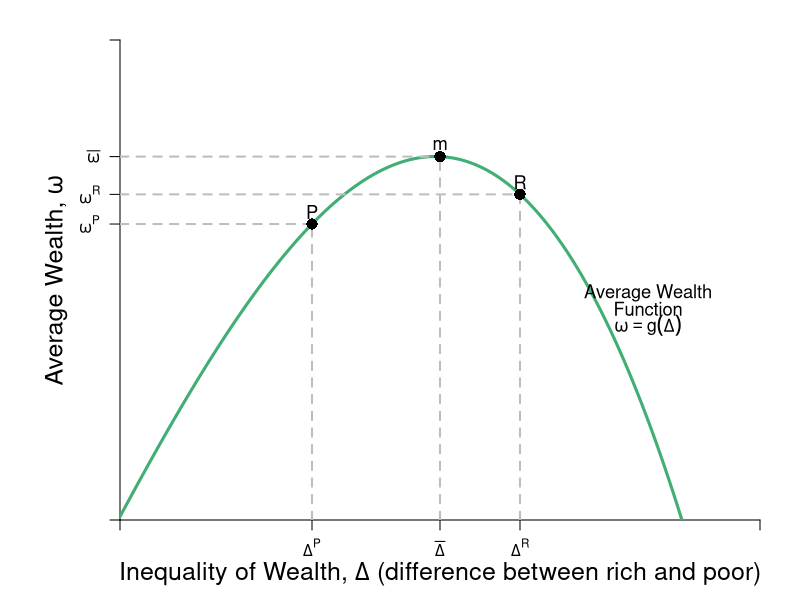

Write R code to recreate this figure.
#Graph Designer: Simon Halliday & Riley Boeth '17
#Authors: Bowles, Foley and Halliday
#Title: Coordination, Conflict and Competition: A Text in Microeconomics

library(shape)
pdf(file = "risk/risks_inequality_feasible.pdf", width = 10, height = 8)


#Set parameters for graphics
axislabelsize <- 1.5
labelsize <- 1.1
graphlinewidth <- 3
segmentlinewidth <- 2

COL <- c("#7fc97f", "#beaed4", "#fdc086", "#ffff99", "#386cb0", "#f0027f", "#bf5b17", "#666666")
COLA <- c("#e0f3db", "#99d8c9","#66c2a4","#41ae76", "#238b45", "#005824")
COLB <- c("#c6dbef", "#4eb3d3", "#2b8cbe", "#0868ac","#084081")
COLC <- c("#fcfbfd", "#efedf5", "#dadaeb", "#bcbddc", "#9e9ac8", "#807dba", "#6a51a3", "#54278f", "#3f007d")

#Edited the margins to cater for the larger LHS labels
par(mar =  c(4, 6, 2, 2))

#Indifference curves of a risk-averse homo economicus (2nd graph out of the two for 4.7)

indiffA <- function(x, ua=2) {
  ua + (1/12)*(x)^2
}

#Average wealth function 

avgwealth <- function(x,y){
  (1.08)*((-1/35)*(((-((.9)*x-36))^2))+36.8+((-1/10)*(x-4)+(-1/1000)*((x-3)^3)))
}

#Add limits on axes and levels of utility for each indifference curve
ylims <- c(0, 30)
xlims <- c(0, 40)

npts <- 501 
x <- seq(xlims[1], xlims[2], length.out = npts)
y <- seq(ylims[1], ylims[2], length.out = npts) 

plot(0, 0, xlim = xlims, ylim = ylims, type = "n",
     xlab = expression(paste("")),
     ylab = expression(paste("")), 
     xaxt = "n", 
     yaxt = "n", 
     cex.lab = axislabelsize, 
     bty = "n", 
     xaxs="i", 
     yaxs="i"
)

#x and y limits with plain axes without ticks/numbers to match previous graph

#ticksx <- seq(from = 0, to = xlims[2]+1, by = 4)
#xlabels <- seq(from = 0, to = xlims[2], by = 1)
ticksx <- c(xlims[1], 12, 20, 25, xlims[2])
xlabels <- c(NA, expression(paste(Delta^P)), expression(paste(bar(Delta) )), expression(paste(Delta^R)), NA)
#ticksy <- seq(from = 0, to = ylims[2]+1, by = 4)
#ylabels <- seq(from = 0, to = ylims[2], by = 1)
ticksy <- c(ylims[1], avgwealth(12), avgwealth(20), avgwealth(25), ylims[2])
ylabels <- c(NA, expression(paste(omega^P)), expression(paste(bar(omega) )), expression(paste(omega^R)), NA)
#text(-1, avgwealth(8)+7, expression(paste(omega, ""[R],"'")), xpd = TRUE, cex = labelsize)
#text(-1, avgwealth(8), expression(paste(omega, ""[e],"'")),  xpd = TRUE, cex = labelsize)
#text(-1, avgwealth(8)-7, expression(paste(omega, ""[P],"'")),  xpd = TRUE, cex = labelsize)


#text(8, -.9, expression(paste(Delta, ""[e],"`")),  xpd = TRUE,  cex = labelsize)
#text(12, -.9, expression(paste(Delta, ""[rawls])), xpd = TRUE, cex = labelsize)
#text(15, -.9, expression(paste(Delta, ""[e])),  xpd = TRUE,  cex = labelsize)
#text(20, -.9, expression(paste(Delta,""[max])),  xpd = TRUE,  cex = labelsize)
#text(25, -.9, expression(paste(Delta, ""[Wealthiest], " "[Rich])),  xpd = TRUE,  cex = labelsize)




axis(1,at = ticksx,  pos = 0, labels = xlabels)
axis(2,at = ticksy,  pos = 0, labels = ylabels, las = 1)

npts <- 500 
xx1 <- seq(xlims[1], xlims[2], length.out = npts)
xx2 <- seq(0, xlims[2], length.out = npts)
xx3 <- seq(xlims[1], 0, length.out = npts)
xx4 <- seq(-11, 0, length.out = npts)


# lines(xx1, indiffA(xx1, ua = 2), col = COLB[4], lwd = graphlinewidth)
# lines(xx1, indiffA(xx1, ua = 8.2), col = COLB[4], lwd = graphlinewidth)
# lines(xx1, indiffA(xx1, ua = 14.4), col = COLB[4], lwd = graphlinewidth)
lines(xx1, avgwealth(xx1), col = COLA[4], lwd = graphlinewidth)


#Axis labels and draw linear utility function
mtext(expression(paste("Inequality of Wealth, ", Delta , " (difference between rich and poor)")), side = 1, line = 2.5, cex = axislabelsize)
text(-4, 0.5*ylims[2], expression(paste("Average Wealth, ",omega)), xpd = TRUE, cex = axislabelsize, srt = 90) 

#Label various points on line

segments(0, avgwealth(25), 25, avgwealth(25), lty = 2, col = "gray", lwd = segmentlinewidth)
segments(25, 0, 25, avgwealth(25), lty = 2, col = "gray", lwd = segmentlinewidth)
points(25, avgwealth(25), pch = 16, col = "black", cex = 1.5)
text(25, avgwealth(25) + 0.75, expression(paste(R)), cex = labelsize)

segments(0, avgwealth(20), 20, avgwealth(20), lty = 2, col = "gray", lwd = segmentlinewidth)
segments(20, 0, 20, avgwealth(20), lty = 2, col = "gray", lwd = segmentlinewidth)
points(20, avgwealth(20), pch = 16, col = "black", cex = 1.5)
text(20, avgwealth(20) + 0.75, expression(paste(m)), cex = labelsize)


segments(0, avgwealth(12), 12, avgwealth(12), lty = 2, col = "gray", lwd = segmentlinewidth)
segments(12, 0, 12, avgwealth(12), lty = 2, col = "gray", lwd = segmentlinewidth)
points(12, avgwealth(12), pch = 16, col = "black", cex = 1.5)
text(12, avgwealth(12) + 0.75, expression(paste(P)), cex = labelsize)

#Label relevant points on axes

#Add arrow beside y axis and points on axis

# arrows(-1, avgwealth(8)+6, -1, avgwealth(8)+1, col = "black", code =3, arr.type = "simple", xpd = TRUE, length = 0.1, angle = 40, lwd = 3)
# arrows(-1, avgwealth(8)-6, -1, avgwealth(8)-1, col = "black", code = 3, arr.type = "simple", xpd = TRUE, length = 0.1, angle = 40, lwd = 3)

#points(0, avgwealth(8)+7, pch = 16, col = "black", cex = 1.5, xpd = TRUE)
#points(0, avgwealth(8), pch = 16, col = "black", cex = 1.5,xpd = TRUE)
#points(0, avgwealth(8)-7, pch = 16, col = "black", cex = 1.5,xpd = TRUE)

#label the three indifference curves

# text(20, indiffA(20)+3.355, expression(paste("v"[1])), xpd = TRUE, cex = labelsize)
# text(18, indiffA(18)+9.8, expression(paste("v"[2])),  xpd = TRUE, cex = labelsize)
# text(16, indiffA(16)+15.5, expression(paste("v"[3])),  xpd = TRUE, cex = labelsize)

#Label average wealth curve and indifference curves generally

text(33, avgwealth(30)+1, expression(paste("Average Wealth")), xpd = TRUE, cex = labelsize)
text(33, avgwealth(30), expression(paste("Function")), xpd = TRUE, cex = labelsize)
text(33, avgwealth(30)-1, expression(paste(omega == g(Delta) )), xpd = TRUE, cex = labelsize)

# text(25, 38, expression(paste("Inequality Averse")), xpd = TRUE, cex = labelsize)
# text(25, 36.5, expression(paste("& Risk Averse")), xpd = TRUE, cex = labelsize)
# text(25, 35, expression(paste("Indifference Curves")), xpd = TRUE, cex = labelsize)


dev.off()
